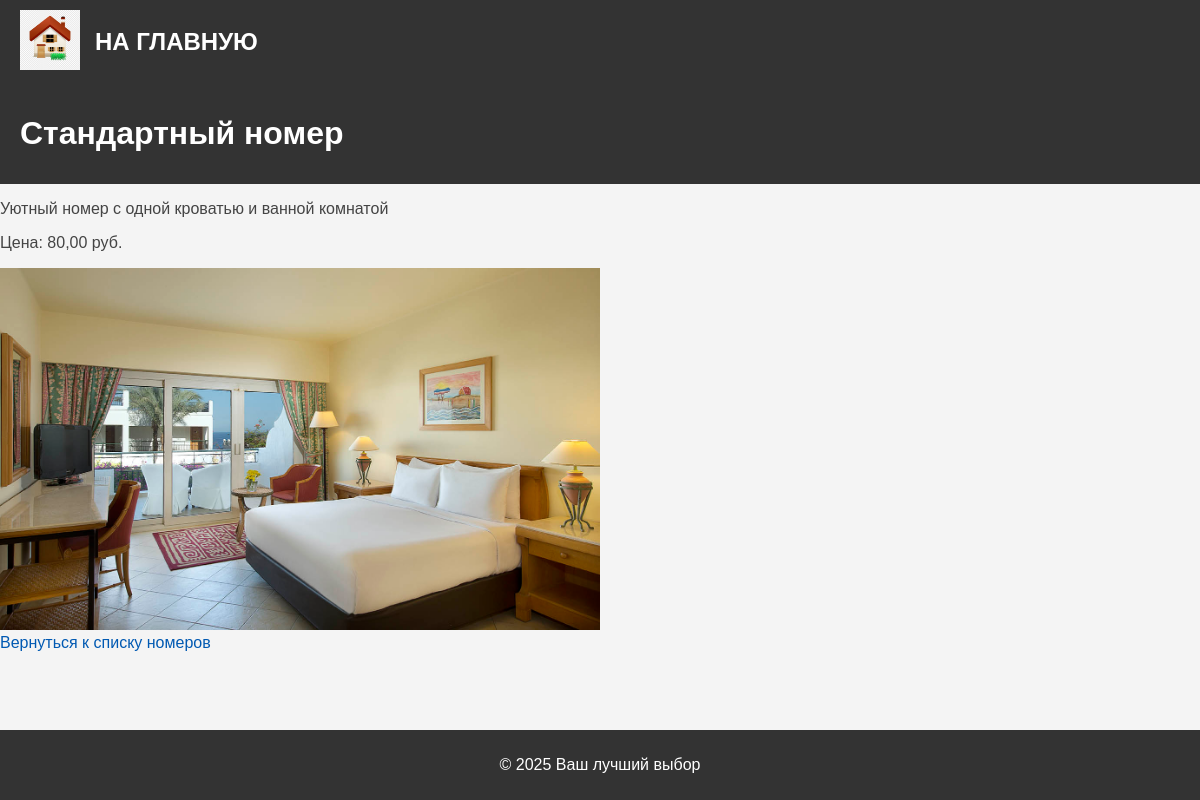
The page /rooms/rooms/1/ on the database its author committed.
### rooms/models.py (models this page shows, shortened)
class Room(models.Model):
    name = models.CharField(max_length=100, verbose_name="Название номера")
    description = models.TextField(verbose_name="Описание номера")
    price = models.DecimalField(
        max_digits=10, decimal_places=2, verbose_name="Цена за ночь"
    )
    image = models.ImageField(upload_to="rooms/", verbose_name="Изображение номера")
    room_type = models.CharField(max_length=100, verbose_name="Тип номера")
    class Meta:
        verbose_name = "Номер"
        verbose_name_plural = "Номера"

### rooms/views.py (the view)
# urls.py: path("rooms/<int:room_id>/", views.room_detail, name="room_detail"),
def room_detail(request, room_id):
    room = get_object_or_404(Room, id=room_id)
    return render(request, "rooms/room_detail.html", {"room": room})

### rooms/templates/rooms/room_detail.html (shortened to what this page needs)
{% extends 'base/base.html' %}
{% load static %}
{% block content %}
<header>
    <h1>{{ room.name }}</h1>
</header>
<main>
    <p>{{ room.description }}</p>
    <p>Цена: {{ room.price }} руб.</p>
    {% if room.image %}
    <img src="{{ room.image.url }}" alt="{{ room.name }}">
    {% else %}
    <img src="{% static 'static/images/2024-04-15_11-35-57-HEIC.jpeg' %}" alt="Изображение по умолчанию">
    {% endif %}
    <br><a href="{% url 'room_list' %}">Вернуться к списку номеров</a>
</main>
{% endblock %}

### base/static/base/css/styles.css (style rules this page uses)
html, body { font-family: 'Arial', sans-serif; margin: 0; padding: 0; height: 100%; width: 100%; color: #444; background: #f4f4f4; }
a { color: #0059b2; text-decoration: none; }
img { max-width: 600px; height: auto; }
header { background: #333; color: #fff; padding: 10px 20px; display: flex; align-items: center; }

### rows shown on the page
Room: name "Стандартный номер", description "Уютный номер с одной кроватью и ванной комнатой", price "80,00", image (picture)
